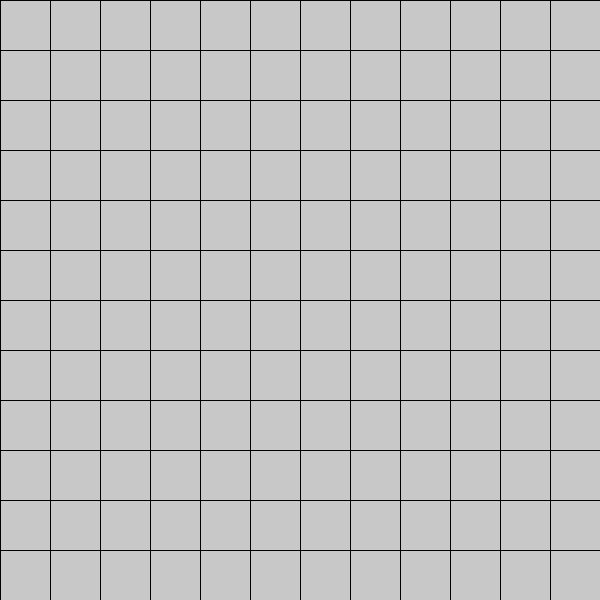
Frame 1 (no input)
Frame 60 (the mouse pressed at the canvas centre just before this capture): identical to frame 1, image omitted
Frame 120 (the mouse held since frame 60 and released just before this capture): identical to frame 1, image omitted

The Processing sketch that drew this single still picture (run headless with seeded random() and noise(); from frame 60 on, the mouse is pressed at the canvas centre):

// Processing sketch: Minesweeper
// ── Minesweeper.pde
Cell[][] field;
int cellSize;

void setup() {
  size(600, 600);
  //fullScreen();
  
  cellSize = 50;
  field = new Cell[width / cellSize][height / cellSize];

  for (int i = 0; i < field.length; i++) {
    for (int j = 0; j < field[0].length; j++) {
      if (random(0, 10) <= 2) {
        field[i][j] = new Cell(i * cellSize, j * cellSize, cellSize, true);
      } else {
        field[i][j] = new Cell(i * cellSize, j * cellSize, cellSize, false);
      }
    }
  }

  populateField();
}


void draw() {
  background(255);

  for (int i = 0; i < field.length; i++) {
    for (int j = 0; j < field[0].length; j++) {
      field[i][j].show();
    }
  }
}

void populateField() {
  for (int i = 0; i < field.length; i++) {
    for (int j = 0; j < field[0].length; j++) {
      if (!field[i][j].bomb) {
        if (i < field.length - 1) {
          if (field[i + 1][j].bomb) {     //RIGHT
            field[i][j].value++;
          }
        }
        if (i < field.length - 1 && j < field[0].length - 1) {
          if (field[i + 1][j + 1].bomb) { //BOTTOM RIGHT
            field[i][j].value++;
          }
        }
        if (i > 0) {
          if (field[i - 1][j].bomb) {     //LEFT
            field[i][j].value++;
          }
        }
        if (i > 0 && j < field[0].length - 1) {
          if (field[i - 1][j + 1].bomb) { //BOTTOM LEFT
            field[i][j].value++;
          }
        }
        if (i < field.length - 1 && j > 0) {
          if (field[i + 1][j - 1].bomb) { //TOP RIGHT
            field[i][j].value++;
          }
        }
        if (i > 0 && j > 0) {
          if (field[i - 1][j - 1].bomb) { //TOP LEFT
            field[i][j].value++;
          }
        }
        if (j < field[0].length - 1) {
          if (field[i][j + 1].bomb) {     //TOP
            field[i][j].value++;
          }
        }
        if (j > 0) {
          if (field[i][j - 1].bomb) {     //BOTTOM
            field[i][j].value++;
          }
        }
      }
      field[i][j].getNeighbors(field, i, j);
    }
  }
}

void revealField() {
  for (int i = 0; i < field.length; i++) {
    for (int j = 0; j < field[0].length; j++) {
      field[i][j].revealed = true;
    }
  }
}

void mouseClicked() {
  for (int i = 0; i < field.length; i++) {
    for (int j = 0; j < field[0].length; j++) {
      if (mouseX >= field[i][j].x && mouseX <= field[i][j].x + cellSize && mouseY >= field[i][j].y && mouseY <= field[i][j].y + cellSize) {
        if (mouseButton == LEFT) {
          if (field[i][j].bomb) {
            println("YOU LOSE");
            revealField();
          } else {
            field[i][j].reveal();
          }
        }
        else if (mouseButton == RIGHT){
          field[i][j].turnFlag();
        }
      }
    }
  }
}

// ── Cell.pde
class Cell {
  boolean bomb, revealed, flag;
  float x, y, h;
  int value;
  ArrayList<Cell> neighbors;

  Cell(float x, float y, float h, boolean isBomb) {
    this.x = x;
    this.y = y;
    this.h = h;
    this.bomb = isBomb;
    this.value = 0;
    this.revealed = false;
    this.flag = false;
    neighbors = new ArrayList<Cell>();
  }

  void show() {
    push();
    stroke(0);
    if (bomb && revealed) {
      fill(255, 0, 0);
    } else if (!revealed) {
      fill(200);
    }
    rect(x, y, h, h);

    if (!bomb && revealed && value > 0) {
      fill(0);
      textAlign(CENTER);
      text(value, x + h / 2, y + h / 2);
    }

    if (flag && !revealed) {
      push();
      fill(255, 0, 0);
      circle(x + h / 2, y + h / 2, h * 0.75);
      pop();
    }
    pop();
  }

  void getNeighbors(Cell[][] field, int i, int j) {
    if (!field[i][j].bomb) {
      if (i < field.length - 1) {
        neighbors.add(field[i + 1][j]);
      }
      if (i < field.length - 1 && j < field[0].length - 1) {
        neighbors.add(field[i + 1][j + 1]);
      }
      if (i > 0) {
        neighbors.add(field[i - 1][j]);
      }
      if (i > 0 && j < field[0].length - 1) {
        neighbors.add(field[i - 1][j + 1]);
      }
      if (i < field.length - 1 && j > 0) {
        neighbors.add(field[i + 1][j - 1]);
      }
      if (i > 0 && j > 0) {
        neighbors.add(field[i - 1][j - 1]);
      }
      if (j < field[0].length - 1) {
        neighbors.add(field[i][j + 1]);
      }
      if (j > 0) {
        neighbors.add(field[i][j - 1]);
      }
    }
  }

  void reveal() {
    if (!this.revealed) {
      if (this.value > 0) {
        this.revealed = true;
        return;
      } else if (this.value == 0) {
        this.revealed = true;
        for (Cell neighbor : neighbors) {
          neighbor.reveal();
        }
        return;
      }
    }
    return;
  }

  void turnFlag() {
    if (!flag) {
      this.flag = true;
      return;
    }
    this.flag = false;
    return;
  }
}
